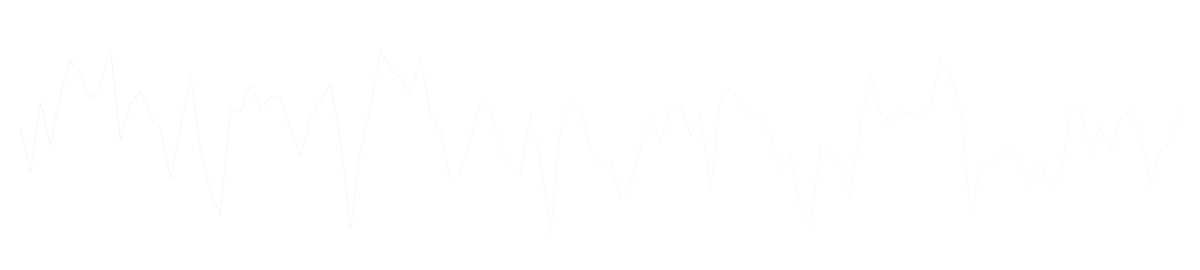
Frame 1 (no input)
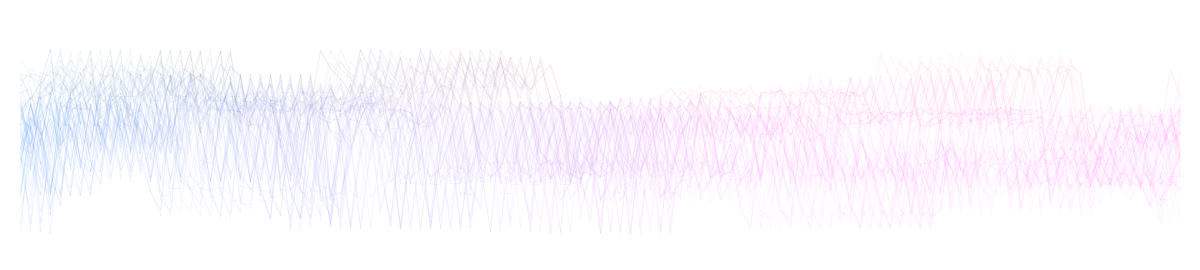
Frame 60 (the mouse pressed at the canvas centre just before this capture)
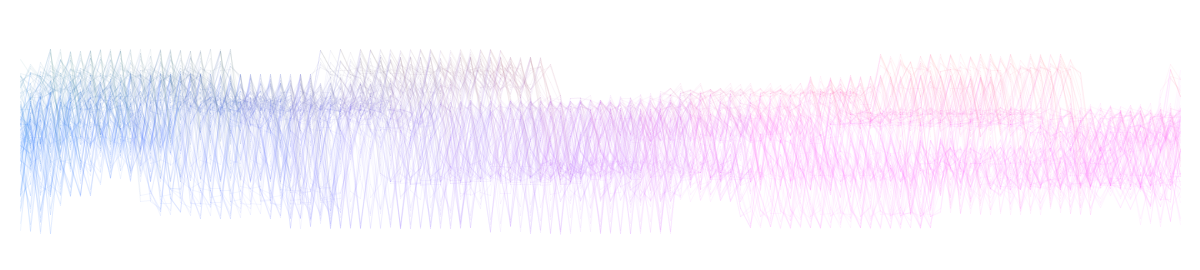
Frame 120 (the mouse held since frame 60 and released just before this capture)

The Processing sketch that drew these frames (run headless with seeded random() and noise(); from frame 60 on, the mouse is pressed at the canvas centre):

// Processing sketch: processing_117034
// ── processing_117034.pde

// Study by Wiggle line
// Chun Yi Wu


void setup() {
  background(255);
  size(1200, 270);
  frameRate(10);
}

void draw() {
  //background(255);
  strokeWeight(1);
  int step = 10;
  float nlevel = 0.5;
  float lastx = -999;
  float lasty = -999;
  float ynoise = random(10);
  float y;
  int border = 20;
  for (int x=border; x<=width-border;
x+=step) {
      y = 20 + noise(ynoise)*270;
    if (lastx > -999) {
      line(x, y, lastx, lasty);
    }
    lastx = x;
    lasty = y;
    ynoise += nlevel;
    stroke(x/3, 100, y*2, 15);
  }
}
